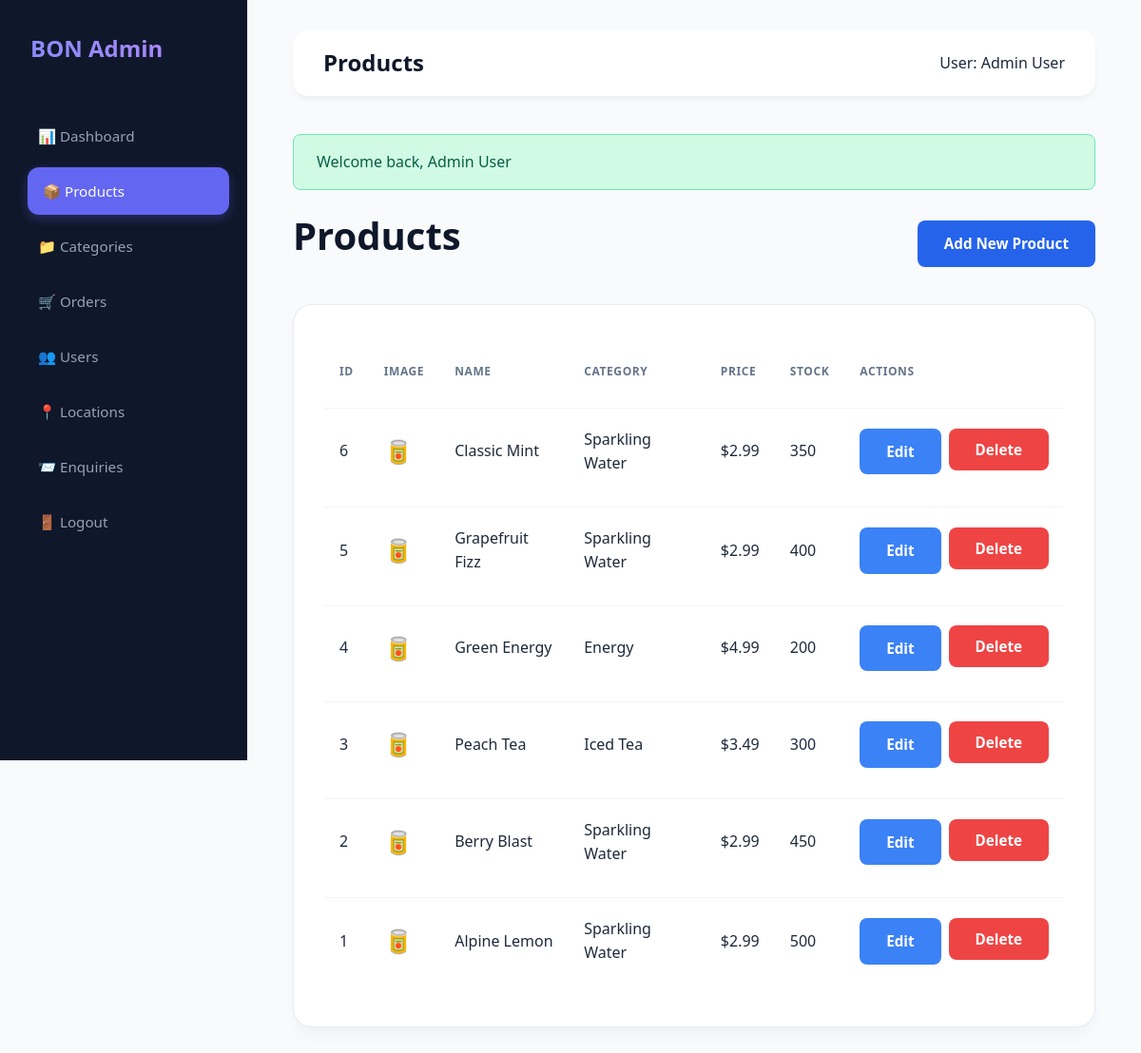
/admin/products.php (signed in), run on the app's committed database.
### tables this page shows
CREATE TABLE `products` (
  `id` int(11) NOT NULL AUTO_INCREMENT,
  `name` varchar(100) NOT NULL,
  `description` text NOT NULL,
  `price` decimal(10,2) NOT NULL,
  `sale_price` decimal(10,2) DEFAULT NULL,
  `category_id` int(11) NOT NULL,
  `stock` int(11) NOT NULL DEFAULT 100,
  `image_url` varchar(255) DEFAULT NULL,
  `featured` tinyint(1) DEFAULT 0,
  `status` enum('active','inactive') DEFAULT 'active',
  `created_at` timestamp NOT NULL DEFAULT current_timestamp(),
  PRIMARY KEY (`id`),
  KEY `category_id` (`category_id`)
);

CREATE TABLE `categories` (
  `id` int(11) NOT NULL AUTO_INCREMENT,
  `name` varchar(50) NOT NULL,
  `description` text DEFAULT NULL,
  `image_url` varchar(255) DEFAULT NULL,
  `sort_order` int(11) DEFAULT 0,
  PRIMARY KEY (`id`)
);

### includes/functions.php (called while the page is built, shortened)
<?php
function sanitize($input) {
    return htmlspecialchars(trim($input), ENT_QUOTES, 'UTF-8');
}
function format_price($price) {
    return CURRENCY . number_format($price, 2);
}
function get_flash_message() {
    if (isset($_SESSION['flash_message'])) {
        $msg = $_SESSION['flash_message'];
        return $msg;
    }
    return null;
}
?>

### admin/products.php (the view, shortened to what this page needs)
<?php
$page_title = 'Products';
require_once 'includes/header.php';
$stmt = $pdo->query("SELECT p.*, c.name as category_name FROM products p LEFT JOIN categories c ON p.category_id = c.id WHERE p.status != 'inactive' ORDER BY p.id DESC");
$products = $stmt->fetchAll();
?>
<div style="display: flex; justify-content: space-between; align-items: center; margin-bottom: 2rem;">
    <h1>Products</h1>
    <a href="product_form.php" class="btn btn-primary">Add New Product</a>
</div>
<div class="card">
    <table class="table">
        <thead>
            <tr>
                <th>ID</th>
                <th>Image</th>
                <th>Name</th>
                <th>Category</th>
                <th>Price</th>
                <th>Stock</th>
                <th>Actions</th>
            </tr>
        </thead>
        <tbody>
            <?php foreach ($products as $p): ?>
                <tr>
                    <td><?php echo $p['id']; ?></td>
                    <td>
                        <?php if($p['image_url']): ?>
                            <span style="font-size: 1.5rem;">🥫</span>
                        <?php endif; ?>
                    </td>
                    <td><?php echo sanitize($p['name']); ?></td>
                    <td><?php echo sanitize($p['category_name']); ?></td>
                    <td><?php echo format_price($p['price']); ?></td>
                    <td><?php echo $p['stock']; ?></td>
                    <td>
                        <div style="display: flex; gap: 0.5rem;">
                            <a href="product_form.php?id=<?php echo $p['id']; ?>" class="btn btn-sm" style="background: #3B82F6; color: white;">Edit</a>
                            <form method="POST" onsubmit="return confirm('Are you sure?');">
                                <button type="submit" class="btn btn-sm" style="background: #EF4444; color: white; border: none;">Delete</button>
                            </form>
                        </div>
                    </td>
                </tr>
            <?php endforeach; ?>
        </tbody>
    </table>
</div>
<?php require_once 'includes/footer.php'; ?>

### admin/includes/header.php (shortened to what this page needs)
<?php
require_once __DIR__ . '/../../includes/functions.php';
$current_page = basename($_SERVER['PHP_SELF']);
?>
<!DOCTYPE html>
<html lang="en">
<head>
    <link rel="stylesheet" href="<?php echo APP_URL; ?>/assets/css/style.css">
    <link rel="stylesheet" href="<?php echo APP_URL; ?>/assets/css/admin.css">
</head>
<body class="admin-body">
<?php if (!strpos($_SERVER['PHP_SELF'], 'login.php')): ?>
<aside class="admin-sidebar">
    <div class="admin-brand">
        BON Admin
    </div>
    <nav class="admin-nav">
        <a href="index.php" class="<?php echo $current_page == 'index.php' ? 'active' : ''; ?>">📊 Dashboard</a>
        <a href="products.php" class="<?php echo $current_page == 'products.php' ? 'active' : ''; ?>">📦 Products</a>
        <a href="categories.php" class="<?php echo $current_page == 'categories.php' ? 'active' : ''; ?>">📁 Categories</a>
        <a href="orders.php" class="<?php echo $current_page == 'orders.php' ? 'active' : ''; ?>">🛒 Orders</a>
        <a href="users.php" class="<?php echo $current_page == 'users.php' ? 'active' : ''; ?>">👥 Users</a>
        <a href="locations.php" class="<?php echo $current_page == 'locations.php' ? 'active' : ''; ?>">📍 Locations</a>
        <a href="enquiries.php" class="<?php echo $current_page == 'enquiries.php' ? 'active' : ''; ?>">📨 Enquiries</a>
        <a href="<?php echo APP_URL; ?>/logout.php">🚪 Logout</a>
    </nav>
</aside>
<main class="admin-main">
    <header class="admin-header">
        <h2><?php echo isset($page_title) ? $page_title : 'Dashboard'; ?></h2>
        <div>
            User: <?php echo $_SESSION['user_name']; ?>
        </div>
    </header>
    <div class="admin-content">
        <?php
        $flash = get_flash_message();
        if ($flash):
        ?>
            <div class="alert alert-<?php echo $flash['type']; ?>">
                <?php echo $flash['message']; ?>
            </div>
        <?php endif; ?>
<?php endif; ?>

### admin/includes/footer.php (shortened to what this page needs)
<?php if (!strpos($_SERVER['PHP_SELF'], 'login.php')): ?>
    </div>
</main>
<?php endif; ?>
</body>
</html>

### assets/css/style.css (style rules this page uses)
:root { --primary-blue: #2563EB; --primary-blue-dark: #1E40AF; --orange-gradient-start: #FF6B35; --orange-gradient-end: #FF4757; --text-dark: #0F172A; --text-muted: #64748B; --bg-light: #F8FAFC; --bg-white: #FFFFFF; --border-light: #E2E8F0; --footer-bg: #1E293B; --footer-dark: #0F172A; }
* { margin: 0; padding: 0; box-sizing: border-box; font-family: ui-sans-serif, system-ui, sans-serif, "Apple Color Emoji", "Segoe UI Emoji", Segoe UI Symbol, "Noto Color Emoji"; }
body { background-color: var(--bg-light); color: var(--text-dark); line-height: 1.6; display: flex; flex-direction: column; min-height: 100vh; }
main { flex: 1; }
h1, h2, h3, h4, h5, h6 { line-height: 1.2; margin-bottom: 1rem; color: var(--text-dark); font-weight: 700; }
h1 { font-size: 2.5rem; }
h2 { font-size: 2rem; }
a { text-decoration: none; color: inherit; transition: all 0.2s ease; }
header { background: var(--bg-white); position: sticky; top: 0; z-index: 1000; box-shadow: 0 1px 3px rgba(0, 0, 0, 0.05); padding: 1.25rem 0; }
nav a { font-weight: 500; color: var(--text-dark); font-size: 0.95rem; }
nav a:hover, nav a.active { color: var(--primary-blue); }
.btn { display: inline-block; padding: 0.75rem 1.75rem; border-radius: 8px; font-weight: 600; cursor: pointer; border: none; transition: all 0.2s; text-align: center; font-size: 0.95rem; }
.btn-primary { background: var(--primary-blue); color: white; }
.card { background: white; padding: 2.5rem; border-radius: 16px; border: 1px solid var(--border-light); transition: all 0.3s; }
.alert { padding: 1rem 1.5rem; border-radius: 8px; margin-bottom: 1.5rem; }
.alert-success { background: #D1FAE5; color: #065F46; border: 1px solid #6EE7B7; }

### assets/css/admin.css (style rules this page uses)
:root { --admin-primary: #6366f1; --admin-sidebar-bg: #0f172a; --admin-main-bg: #f8fafc; --admin-card-bg: #ffffff; --admin-text-main: #1e293b; --admin-text-muted: #64748b; --admin-transition: all 0.3s cubic-bezier(0.4, 0, 0.2, 1); }
.admin-body { background-color: var(--admin-main-bg); font-family: ui-sans-serif, system-ui, -apple-system, sans-serif; color: var(--admin-text-main); display: flex; min-height: 100vh; }
.admin-sidebar { width: 260px; background: var(--admin-sidebar-bg); color: white; padding: 2rem 1.5rem; position: fixed; height: 100vh; overflow-y: auto; z-index: 100; }
.admin-brand { font-size: 1.5rem; font-weight: 800; margin-bottom: 3rem; padding-left: 0.5rem; background: linear-gradient(45deg, #818cf8, #c084fc); -webkit-background-clip: text; -webkit-text-fill-color: transparent; }
.admin-nav { display: flex; flex-direction: column; gap: 0.5rem; }
.admin-nav a { padding: 0.8rem 1rem; border-radius: 12px; text-decoration: none; color: #94a3b8; font-weight: 500; transition: var(--admin-transition); display: flex; align-items: center; gap: 0.75rem; }
.admin-nav a:hover, .admin-nav a.active { background: rgba(255, 255, 255, 0.1); color: white; transform: translateX(5px); }
.admin-nav a.active { background: var(--admin-primary); box-shadow: 0 4px 12px rgba(99, 102, 241, 0.3); }
.admin-main { flex: 1; margin-left: 260px; padding: 2rem 3rem; }
.admin-header { display: flex; justify-content: space-between; align-items: center; margin-bottom: 2.5rem; background: white; padding: 1.25rem 2rem; border-radius: 16px; box-shadow: 0 4px 6px -1px rgba(0, 0, 0, 0.05); }
.admin-header h2 { font-size: 1.5rem; font-weight: 700; margin: 0; }
.card { background: white; border-radius: 20px; padding: 2rem; box-shadow: 0 10px 15px -3px rgba(0, 0, 0, 0.04); border: 1px solid rgba(226, 232, 240, 0.8); animation: slideUp 0.5s ease-out; }
.table { width: 100%; border-collapse: separate; border-spacing: 0 0.75rem; }
.table th { text-align: left; padding: 1rem; color: var(--admin-text-muted); font-weight: 600; text-transform: uppercase; font-size: 0.75rem; letter-spacing: 0.05em; }
.table td { padding: 1.25rem 1rem; background: transparent; border-top: 1px solid #f1f5f9; }
.admin-nav a, .card, .btn-outline { transition: var(--admin-transition); }

### data on the page
products: id "6", name "Classic Mint", category.name "Sparkling Water", price "$2.99", stock "350"
products: id "5", name "Grapefruit Fizz", category.name "Sparkling Water", price "$2.99", stock "400"
products: id "4", name "Green Energy", category.name "Energy", price "$4.99", stock "200"
products: id "3", name "Peach Tea", category.name "Iced Tea", price "$3.49", stock "300"
products: id "2", name "Berry Blast", category.name "Sparkling Water", price "$2.99", stock "450"
products: id "1", name "Alpine Lemon", category.name "Sparkling Water", price "$2.99", stock "500"

### other printed values
$page_title "Products"
$_SESSION['user_name'] "Admin User"
$flash['message'] "Welcome back, Admin User"
